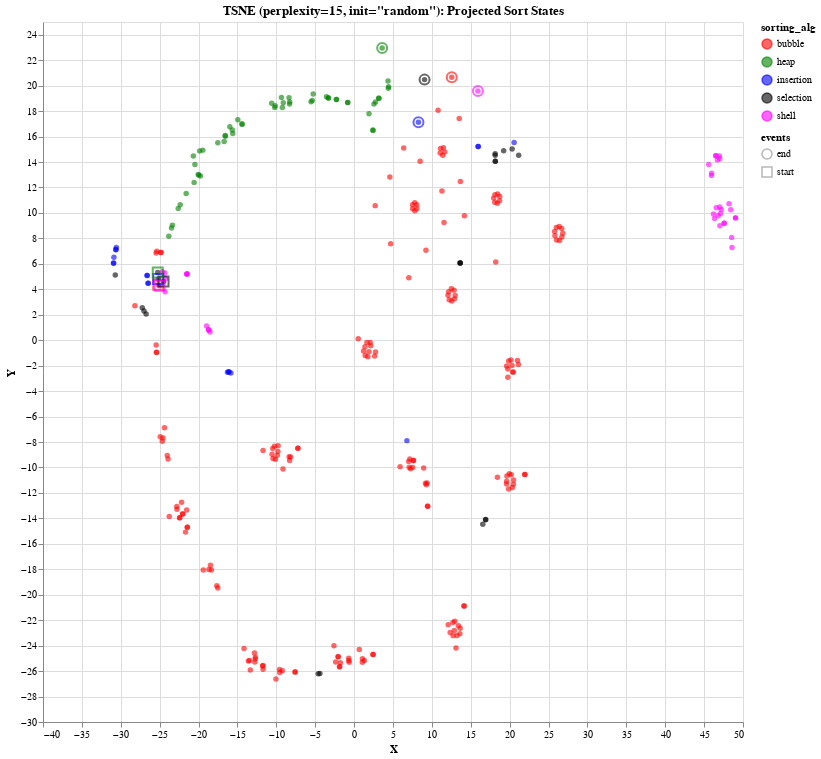

Notebook cell for this chart:
### Code cell
coords = manifold.TSNE(perplexity=15, init="random").fit_transform(proj_data)
gen_plot(coords, dim_red_type='TSNE (perplexity=15, init="random")')

### Figure 1 — Vega-Lite specification as saved in the notebook (floating-point values rounded to 4 significant figures; data arrays with more than 128 entries replaced by an {"elided": "..."} marker saying what was removed)
{"config": {"view": {"continuousWidth": 400, "continuousHeight": 300}}, "layer": [{"mark": {"type": "point", "filled": true, "opacity": 0.6}, "encoding": {"color": {"field": "sorting_alg", "scale": {"range": ["red", "green", "blue", "black", "magenta", "orange"]}, "type": "nominal"}, "x": {"field": "X", "type": "quantitative"}, "y": {"field": "Y", "type": "quantitative"}}, "selection": {"selector003": {"type": "interval", "bind": "scales", "encodings": ["x", "y"]}}}, {"mark": {"type": "point", "opacity": 0.6, "size": 100}, "encoding": {"color": {"field": "sorting_alg", "scale": {"range": ["red", "green", "blue", "black", "magenta", "orange"]}, "type": "nominal"}, "shape": {"field": "events", "type": "nominal"}, "x": {"field": "X", "type": "quantitative"}, "y": {"field": "Y", "type": "quantitative"}}, "transform": [{"filter": "((datum.events === 'start') || (datum.events === 'end'))"}]}], "data": {"name": "data-5848db82039eeefef941a91b87d20809"}, "height": 700, "title": "TSNE (perplexity=15, init=\"random\"): Projected Sort States", "width": 700, "$schema": "https://vega.github.io/schema/vega-lite/v4.17.0.json", "datasets": {"data-5848db82039eeefef941a91b87d20809": {"elided": "325 records"}}}
